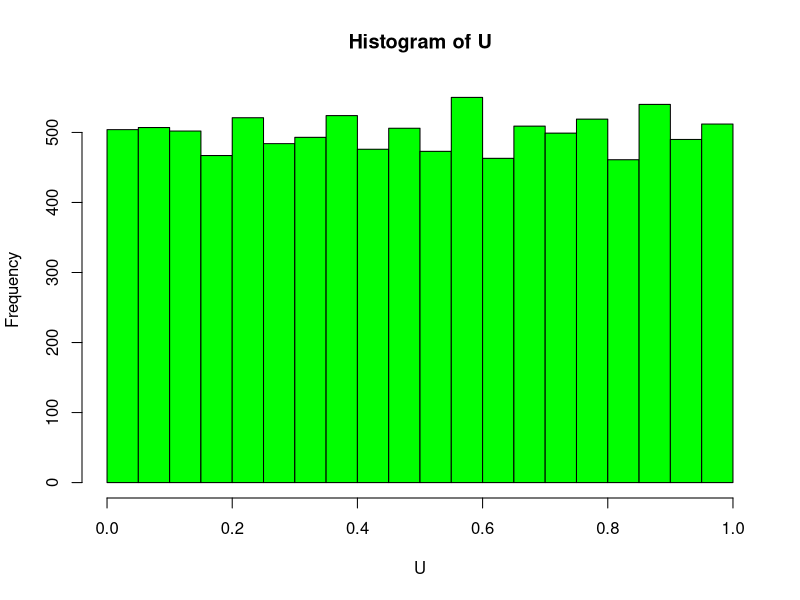
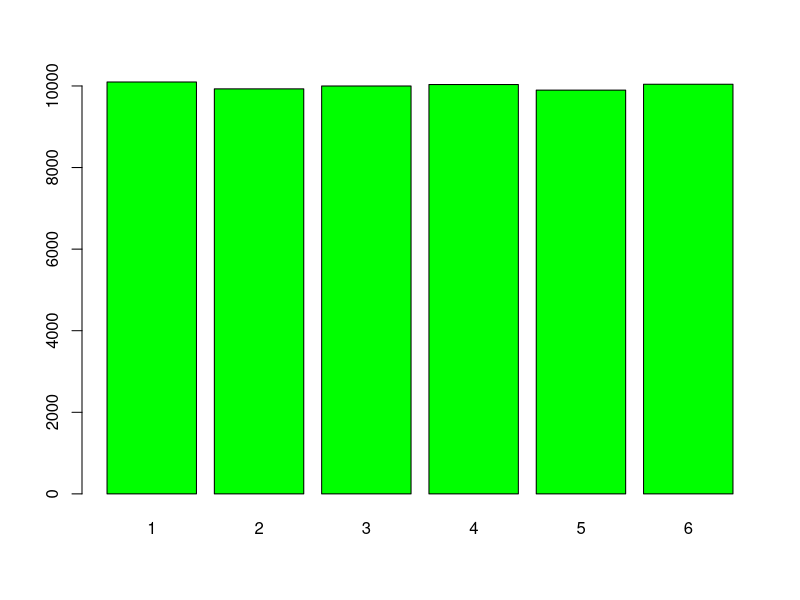

R code for these plots, in order:
a = 39373
c = 0
M = 2147483647
LCG <- function (seed, a, c, M, nsamples) {
  x = seed
  u = NULL
  for (i in 1:nsamples) {
    nx = (a * x + c) %% M
    u = c(u, as.double(nx) / as.double(M))
    x = nx
  }
  return (u)
}

CARA_OU_COROA <- function (U, p) {
  n = length(U)
  CC = NULL
  for (i in 1:n)
    if (U[i] < (1.0 - p))
      CC = c(CC, 0) #cara
  else
    CC = c(CC, 1) #coroa
  return (CC)
}

U = LCG(3, a, c, M, 10000)
hist(U, col = 'green')
CC = CARA_OU_COROA(U, 0.5)
print(sum(CC))

DADO <- function (U) {
  n = length(U)
  dado = NULL
  for (i in 1:n)
    dado = c(dado, as.integer(U[i] * 6.0) + 1)
  return (dado)
}
U = LCG(3, a, c, M, 60000)
dado = DADO(U)
print(dado)
barplot(table(dado), col = 'green')